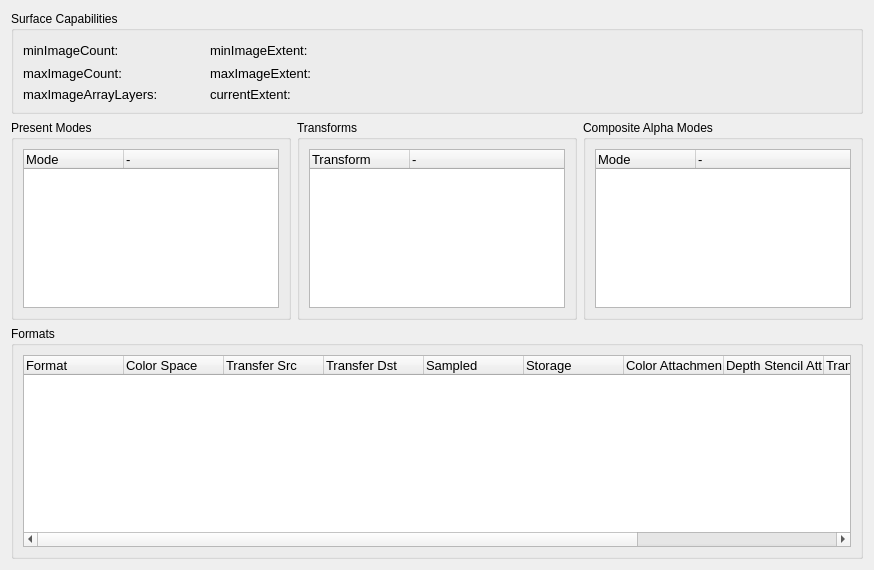
        <widget class="QWidget" name="tab_3">
         <attribute name="title">
          <string>Surface</string>
         </attribute>
         <layout class="QVBoxLayout" name="verticalLayout_47">
          <item>
           <layout class="QVBoxLayout" name="verticalLayout_46">
            <item>
             <widget class="QGroupBox" name="groupBox">
              <property name="title">
               <string>Surface Capabilities</string>
              </property>
              <layout class="QVBoxLayout" name="verticalLayout_10">
               <item>
                <layout class="QGridLayout" name="gridLayout">
                 <item row="1" column="1">
                  <widget class="QLabel" name="maxImageCountValue">
                   <property name="minimumSize">
                    <size>
                     <width>16</width>
                     <height>0</height>
                    </size>
                   </property>
                   <property name="font">
                    <font>
                     <pointsize>10</pointsize>
                    </font>
                   </property>
                   <property name="text">
                    <string/>
                   </property>
                   <property name="alignment">
                    <set>Qt::AlignRight|Qt::AlignTrailing|Qt::AlignVCenter</set>
                   </property>
                  </widget>
                 </item>
                 <item row="0" column="1">
                  <widget class="QLabel" name="minImageCountValue">
                   <property name="minimumSize">
                    <size>
                     <width>16</width>
                     <height>0</height>
                    </size>
                   </property>
                   <property name="font">
                    <font>
                     <pointsize>10</pointsize>
                    </font>
                   </property>
                   <property name="text">
                    <string/>
                   </property>
                   <property name="alignment">
                    <set>Qt::AlignRight|Qt::AlignTrailing|Qt::AlignVCenter</set>
                   </property>
                  </widget>
                 </item>
                 <item row="0" column="0">
                  <widget class="QLabel" name="label_3">
                   <property name="font">
                    <font>
                     <pointsize>10</pointsize>
                    </font>
                   </property>
                   <property name="text">
                    <string>minImageCount:</string>
                   </property>
                  </widget>
                 </item>
                 <item row="2" column="3">
                  <widget class="QLabel" name="label_21">
                   <property name="font">
                    <font>
                     <pointsize>10</pointsize>
                    </font>
                   </property>
                   <property name="text">
                    <string>currentExtent:</string>
                   </property>
                  </widget>
                 </item>
                 <item row="1" column="3">
                  <widget class="QLabel" name="label_20">
                   <property name="font">
                    <font>
                     <pointsize>10</pointsize>
                    </font>
                   </property>
                   <property name="text">
                    <string>maxImageExtent:</string>
                   </property>
                  </widget>
                 </item>
                 <item row="1" column="0">
                  <widget class="QLabel" name="label_5">
                   <property name="font">
                    <font>
                     <pointsize>10</pointsize>
                    </font>
                   </property>
                   <property name="text">
                    <string>maxImageCount:</string>
                   </property>
                  </widget>
                 </item>
                 <item row="0" column="3">
                  <widget class="QLabel" name="label_8">
                   <property name="font">
                    <font>
                     <pointsize>10</pointsize>
                    </font>
                   </property>
                   <property name="text">
                    <string>minImageExtent:</string>
                   </property>
                  </widget>
                 </item>
                 <item row="0" column="2">
                  <spacer name="horizontalSpacer_7">
                   <property name="orientation">
                    <enum>Qt::Horizontal</enum>
                   </property>
                   <property name="sizeType">
                    <enum>QSizePolicy::Fixed</enum>
                   </property>
                   <property name="sizeHint" stdset="0">
                    <size>
                     <width>24</width>
                     <height>20</height>
                    </size>
                   </property>
                  </spacer>
                 </item>
                 <item row="2" column="4">
                  <widget class="QLabel" name="currentExtentValue">
                   <property name="minimumSize">
                    <size>
                     <width>16</width>
                     <height>0</height>
                    </size>
                   </property>
                   <property name="font">
                    <font>
                     <pointsize>10</pointsize>
                    </font>
                   </property>
                   <property name="text">
                    <string/>
                   </property>
                   <property name="alignment">
                    <set>Qt::AlignRight|Qt::AlignTrailing|Qt::AlignVCenter</set>
                   </property>
                  </widget>
                 </item>
                 <item row="0" column="4">
                  <widget class="QLabel" name="minImageExtentValue">
                   <property name="minimumSize">
                    <size>
                     <width>16</width>
                     <height>0</height>
                    </size>
                   </property>
                   <property name="font">
                    <font>
                     <pointsize>10</pointsize>
                    </font>
                   </property>
                   <property name="text">
                    <string/>
                   </property>
                   <property name="alignment">
                    <set>Qt::AlignRight|Qt::AlignTrailing|Qt::AlignVCenter</set>
                   </property>
                  </widget>
                 </item>
                 <item row="1" column="4">
                  <widget class="QLabel" name="maxImageExtentValue">
                   <property name="minimumSize">
                    <size>
                     <width>16</width>
                     <height>0</height>
                    </size>
                   </property>
                   <property name="font">
                    <font>
                     <pointsize>10</pointsize>
                    </font>
                   </property>
                   <property name="text">
                    <string/>
                   </property>
                   <property name="alignment">
                    <set>Qt::AlignRight|Qt::AlignTrailing|Qt::AlignVCenter</set>
                   </property>
                  </widget>
                 </item>
                 <item row="0" column="5">
                  <spacer name="horizontalSpacer_3">
                   <property name="orientation">
                    <enum>Qt::Horizontal</enum>
                   </property>
                   <property name="sizeHint" stdset="0">
                    <size>
                     <width>40</width>
                     <height>20</height>
                    </size>
                   </property>
                  </spacer>
                 </item>
                 <item row="2" column="0">
                  <widget class="QLabel" name="label_22">
                   <property name="font">
                    <font>
                     <pointsize>10</pointsize>
                    </font>
                   </property>
                   <property name="text">
                    <string>maxImageArrayLayers:</string>
                   </property>
                  </widget>
                 </item>
                 <item row="2" column="1">
                  <widget class="QLabel" name="maxImageArrayLayersValue">
                   <property name="minimumSize">
                    <size>
                     <width>16</width>
                     <height>0</height>
                    </size>
                   </property>
                   <property name="font">
                    <font>
                     <pointsize>10</pointsize>
                    </font>
                   </property>
                   <property name="text">
                    <string/>
                   </property>
                   <property name="alignment">
                    <set>Qt::AlignRight|Qt::AlignTrailing|Qt::AlignVCenter</set>
                   </property>
                  </widget>
                 </item>
                </layout>
               </item>
              </layout>
             </widget>
            </item>
            <item>
             <layout class="QHBoxLayout" name="horizontalLayout_5">
              <item>
               <widget class="QGroupBox" name="groupBox_3">
                <property name="maximumSize">
                 <size>
                  <width>16777215</width>
                  <height>200</height>
                 </size>
                </property>
                <property name="title">
                 <string>Present Modes</string>
                </property>
                <layout class="QVBoxLayout" name="verticalLayout_13">
                 <item>
                  <layout class="QVBoxLayout" name="verticalLayout_12">
                   <item>
                    <widget class="QTreeWidget" name="presentModesWidget">
                     <property name="font">
                      <font>
                       <pointsize>10</pointsize>
                      </font>
                     </property>
                     <property name="alternatingRowColors">
                      <bool>true</bool>
                     </property>
                     <property name="indentation">
                      <number>8</number>
                     </property>
                     <attribute name="headerStretchLastSection">
                      <bool>true</bool>
                     </attribute>
                     <column>
                      <property name="text">
                       <string>Mode</string>
                      </property>
                     </column>
                     <column>
                      <property name="text">
                       <string>-</string>
                      </property>
                      <property name="background">
                       <color alpha="0">
                        <red>0</red>
                        <green>0</green>
                        <blue>0</blue>
                       </color>
                      </property>
                      <property name="foreground">
                       <brush brushstyle="NoBrush">
                        <color alpha="0">
                         <red>0</red>
                         <green>0</green>
                         <blue>0</blue>
                        </color>
                       </brush>
                      </property>
                     </column>
                    </widget>
                   </item>
                  </layout>
                 </item>
                </layout>
               </widget>
              </item>
              <item>
               <widget class="QGroupBox" name="groupBox_7">
                <property name="maximumSize">
                 <size>
                  <width>16777215</width>
                  <height>200</height>
                 </size>
                </property>
                <property name="title">
                 <string>Transforms</string>
                </property>
                <layout class="QVBoxLayout" name="verticalLayout_16">
                 <item>
                  <layout class="QVBoxLayout" name="verticalLayout_15">
                   <item>
                    <widget class="QTreeWidget" name="transformsWidget">
                     <property name="font">
                      <font>
                       <pointsize>10</pointsize>
                      </font>
                     </property>
                     <property name="alternatingRowColors">
                      <bool>true</bool>
                     </property>
                     <property name="indentation">
                      <number>8</number>
                     </property>
                     <column>
                      <property name="text">
                       <string>Transform</string>
                      </property>
                     </column>
                     <column>
                      <property name="text">
                       <string>-</string>
                      </property>
                      <property name="background">
                       <color alpha="0">
                        <red>0</red>
                        <green>0</green>
                        <blue>0</blue>
                       </color>
                      </property>
                      <property name="foreground">
                       <brush brushstyle="NoBrush">
                        <color alpha="0">
                         <red>0</red>
                         <green>0</green>
                         <blue>0</blue>
                        </color>
                       </brush>
                      </property>
                     </column>
                    </widget>
                   </item>
                  </layout>
                 </item>
                </layout>
               </widget>
              </item>
              <item>
               <widget class="QGroupBox" name="groupBox_8">
                <property name="maximumSize">
                 <size>
                  <width>16777215</width>
                  <height>200</height>
                 </size>
                </property>
                <property name="title">
                 <string>Composite Alpha Modes</string>
                </property>
                <layout class="QVBoxLayout" name="verticalLayout_45">
                 <item>
                  <layout class="QVBoxLayout" name="verticalLayout_44">
                   <item>
                    <widget class="QTreeWidget" name="compositeAlphaModesWidget">
                     <property name="font">
                      <font>
                       <pointsize>10</pointsize>
                      </font>
                     </property>
                     <property name="alternatingRowColors">
                      <bool>true</bool>
                     </property>
                     <property name="indentation">
                      <number>8</number>
                     </property>
                     <column>
                      <property name="text">
                       <string>Mode</string>
                      </property>
                     </column>
                     <column>
                      <property name="text">
                       <string>-</string>
                      </property>
                      <property name="background">
                       <color alpha="0">
                        <red>0</red>
                        <green>0</green>
                        <blue>0</blue>
                       </color>
                      </property>
                      <property name="foreground">
                       <brush brushstyle="NoBrush">
                        <color alpha="0">
                         <red>0</red>
                         <green>0</green>
                         <blue>0</blue>
                        </color>
                       </brush>
                      </property>
                     </column>
                    </widget>
                   </item>
                  </layout>
                 </item>
                </layout>
               </widget>
              </item>
             </layout>
            </item>
            <item>
             <widget class="QGroupBox" name="groupBox_2">
              <property name="sizePolicy">
               <sizepolicy hsizetype="Preferred" vsizetype="Preferred">
                <horstretch>0</horstretch>
                <verstretch>0</verstretch>
               </sizepolicy>
              </property>
              <property name="title">
               <string>Formats</string>
              </property>
              <layout class="QVBoxLayout" name="verticalLayout_14">
               <item>
                <layout class="QVBoxLayout" name="verticalLayout_11">
                 <item>
                  <widget class="QTreeWidget" name="surfaceFormatsWidget">
                   <property name="font">
                    <font>
                     <pointsize>10</pointsize>
                    </font>
                   </property>
                   <property name="alternatingRowColors">
                    <bool>true</bool>
                   </property>
                   <property name="indentation">
                    <number>8</number>
                   </property>
                   <attribute name="headerStretchLastSection">
                    <bool>true</bool>
                   </attribute>
                   <column>
                    <property name="text">
                     <string>Format</string>
                    </property>
                   </column>
                   <column>
                    <property name="text">
                     <string>Color Space</string>
                    </property>
                   </column>
                   <column>
                    <property name="text">
                     <string>Transfer Src</string>
                    </property>
                   </column>
                   <column>
                    <property name="text">
                     <string>Transfer Dst</string>
                    </property>
                   </column>
                   <column>
                    <property name="text">
                     <string>Sampled</string>
                    </property>
                   </column>
                   <column>
                    <property name="text">
                     <string>Storage</string>
                    </property>
                   </column>
                   <column>
                    <property name="text">
                     <string>Color Attachment</string>
                    </property>
                   </column>
                   <column>
                    <property name="text">
                     <string>Depth Stencil Attachment</string>
                    </property>
                   </column>
                   <column>
                    <property name="text">
                     <string>Transient Attachment</string>
                    </property>
                   </column>
                   <column>
                    <property name="text">
                     <string>Input Attachment</string>
                    </property>
                   </column>
                   <column>
                    <property name="text">
                     <string>-</string>
                    </property>
                    <property name="background">
                     <color alpha="0">
                      <red>0</red>
                      <green>0</green>
                      <blue>0</blue>
                     </color>
                    </property>
                    <property name="foreground">
                     <brush brushstyle="NoBrush">
                      <color alpha="0">
                       <red>0</red>
                       <green>0</green>
                       <blue>0</blue>
                      </color>
                     </brush>
                    </property>
                   </column>
                  </widget>
                 </item>
                </layout>
               </item>
              </layout>
             </widget>
            </item>
           </layout>
          </item>
         </layout>
        </widget>
